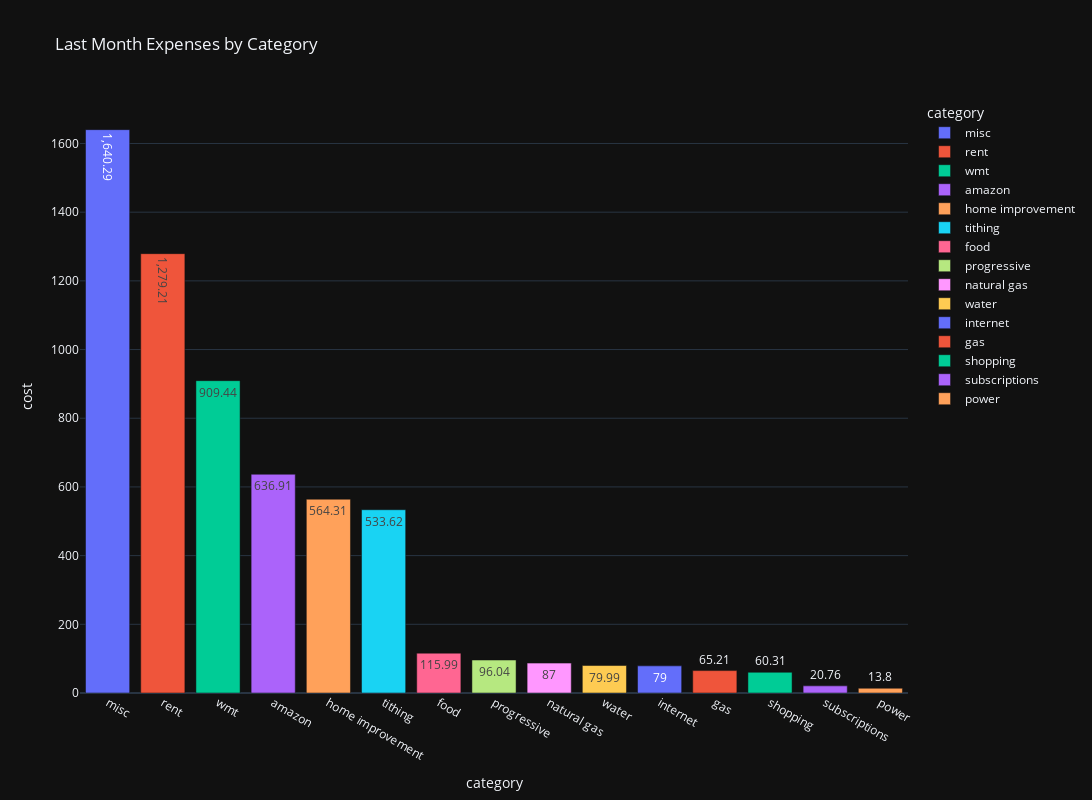

Notebook code for this chart:
### Markdown cell above
### Only October Numbers (wip)

### Code cell
tempDF = df.filter(pl.col('month') == last_month_int) \
            .group_by(['category']).agg(pl.sum("cost")) 

tempDF = tempDF.sort(by='cost', descending=True)

fig = px.bar(tempDF.to_pandas(), x="category", y="cost", color="category",
             title="Last Month Expenses by Category",
            #  category_orders={"monthName": month_order},
             template='plotly_dark',
             labels={'monthName':''},
             text_auto=True,
             height=800,
             width=1600)

fig.show()

### Figure 1 — Plotly figure (JSON) as saved in the notebook; plotly's stock layout.template omitted (floating-point values rounded to 4 significant figures)
{"data": [{"hovertemplate": "category=%{x}<br>cost=%{y}<extra></extra>", "legendgroup": "misc", "marker": {"color": "#636efa", "pattern": {"shape": ""}}, "name": "misc", "orientation": "v", "showlegend": true, "textposition": "auto", "texttemplate": "%{y}", "type": "bar", "x": ["misc"], "xaxis": "x", "y": [1640.0], "yaxis": "y"}, {"hovertemplate": "category=%{x}<br>cost=%{y}<extra></extra>", "legendgroup": "rent", "marker": {"color": "#EF553B", "pattern": {"shape": ""}}, "name": "rent", "orientation": "v", "showlegend": true, "textposition": "auto", "texttemplate": "%{y}", "type": "bar", "x": ["rent"], "xaxis": "x", "y": [1279.0], "yaxis": "y"}, {"hovertemplate": "category=%{x}<br>cost=%{y}<extra></extra>", "legendgroup": "wmt", "marker": {"color": "#00cc96", "pattern": {"shape": ""}}, "name": "wmt", "orientation": "v", "showlegend": true, "textposition": "auto", "texttemplate": "%{y}", "type": "bar", "x": ["wmt"], "xaxis": "x", "y": [909.4], "yaxis": "y"}, {"hovertemplate": "category=%{x}<br>cost=%{y}<extra></extra>", "legendgroup": "amazon", "marker": {"color": "#ab63fa", "pattern": {"shape": ""}}, "name": "amazon", "orientation": "v", "showlegend": true, "textposition": "auto", "texttemplate": "%{y}", "type": "bar", "x": ["amazon"], "xaxis": "x", "y": [636.9], "yaxis": "y"}, {"hovertemplate": "category=%{x}<br>cost=%{y}<extra></extra>", "legendgroup": "home improvement", "marker": {"color": "#FFA15A", "pattern": {"shape": ""}}, "name": "home improvement", "orientation": "v", "showlegend": true, "textposition": "auto", "texttemplate": "%{y}", "type": "bar", "x": ["home improvement"], "xaxis": "x", "y": [564.3], "yaxis": "y"}, {"hovertemplate": "category=%{x}<br>cost=%{y}<extra></extra>", "legendgroup": "tithing", "marker": {"color": "#19d3f3", "pattern": {"shape": ""}}, "name": "tithing", "orientation": "v", "showlegend": true, "textposition": "auto", "texttemplate": "%{y}", "type": "bar", "x": ["tithing"], "xaxis": "x", "y": [533.6], "yaxis": "y"}, {"hovertemplate": "category=%{x}<br>cost=%{y}<extra></extra>", "legendgroup": "food", "marker": {"color": "#FF6692", "pattern": {"shape": ""}}, "name": "food", "orientation": "v", "showlegend": true, "textposition": "auto", "texttemplate": "%{y}", "type": "bar", "x": ["food"], "xaxis": "x", "y": [116.0], "yaxis": "y"}, {"hovertemplate": "category=%{x}<br>cost=%{y}<extra></extra>", "legendgroup": "progressive", "marker": {"color": "#B6E880", "pattern": {"shape": ""}}, "name": "progressive", "orientation": "v", "showlegend": true, "textposition": "auto", "texttemplate": "%{y}", "type": "bar", "x": ["progressive"], "xaxis": "x", "y": [96.04], "yaxis": "y"}, {"hovertemplate": "category=%{x}<br>cost=%{y}<extra></extra>", "legendgroup": "natural gas", "marker": {"color": "#FF97FF", "pattern": {"shape": ""}}, "name": "natural gas", "orientation": "v", "showlegend": true, "textposition": "auto", "texttemplate": "%{y}", "type": "bar", "x": ["natural gas"], "xaxis": "x", "y": [87.0], "yaxis": "y"}, {"hovertemplate": "category=%{x}<br>cost=%{y}<extra></extra>", "legendgroup": "water", "marker": {"color": "#FECB52", "pattern": {"shape": ""}}, "name": "water", "orientation": "v", "showlegend": true, "textposition": "auto", "texttemplate": "%{y}", "type": "bar", "x": ["water"], "xaxis": "x", "y": [79.99], "yaxis": "y"}, {"hovertemplate": "category=%{x}<br>cost=%{y}<extra></extra>", "legendgroup": "internet", "marker": {"color": "#636efa", "pattern": {"shape": ""}}, "name": "internet", "orientation": "v", "showlegend": true, "textposition": "auto", "texttemplate": "%{y}", "type": "bar", "x": ["internet"], "xaxis": "x", "y": [79.0], "yaxis": "y"}, {"hovertemplate": "category=%{x}<br>cost=%{y}<extra></extra>", "legendgroup": "gas", "marker": {"color": "#EF553B", "pattern": {"shape": ""}}, "name": "gas", "orientation": "v", "showlegend": true, "textposition": "auto", "texttemplate": "%{y}", "type": "bar", "x": ["gas"], "xaxis": "x", "y": [65.21], "yaxis": "y"}, {"hovertemplate": "category=%{x}<br>cost=%{y}<extra></extra>", "legendgroup": "shopping", "marker": {"color": "#00cc96", "pattern": {"shape": ""}}, "name": "shopping", "orientation": "v", "showlegend": true, "textposition": "auto", "texttemplate": "%{y}", "type": "bar", "x": ["shopping"], "xaxis": "x", "y": [60.31], "yaxis": "y"}, {"hovertemplate": "category=%{x}<br>cost=%{y}<extra></extra>", "legendgroup": "subscriptions", "marker": {"color": "#ab63fa", "pattern": {"shape": ""}}, "name": "subscriptions", "orientation": "v", "showlegend": true, "textposition": "auto", "texttemplate": "%{y}", "type": "bar", "x": ["subscriptions"], "xaxis": "x", "y": [20.76], "yaxis": "y"}, {"hovertemplate": "category=%{x}<br>cost=%{y}<extra></extra>", "legendgroup": "power", "marker": {"color": "#FFA15A", "pattern": {"shape": ""}}, "name": "power", "orientation": "v", "showlegend": true, "textposition": "auto", "texttemplate": "%{y}", "type": "bar", "x": ["power"], "xaxis": "x", "y": [13.8], "yaxis": "y"}], "layout": {"barmode": "relative", "height": 800, "legend": {"title": {"text": "category"}, "tracegroupgap": 0}, "title": {"text": "Last Month Expenses by Category"}, "width": 1600, "xaxis": {"anchor": "y", "categoryarray": ["misc", "rent", "wmt", "amazon", "home improvement", "tithing", "food", "progressive", "natural gas", "water", "internet", "gas", "shopping", "subscriptions", "power"], "categoryorder": "array", "domain": [0, 1], "title": {"text": "category"}}, "yaxis": {"anchor": "x", "domain": [0, 1], "title": {"text": "cost"}}}}
